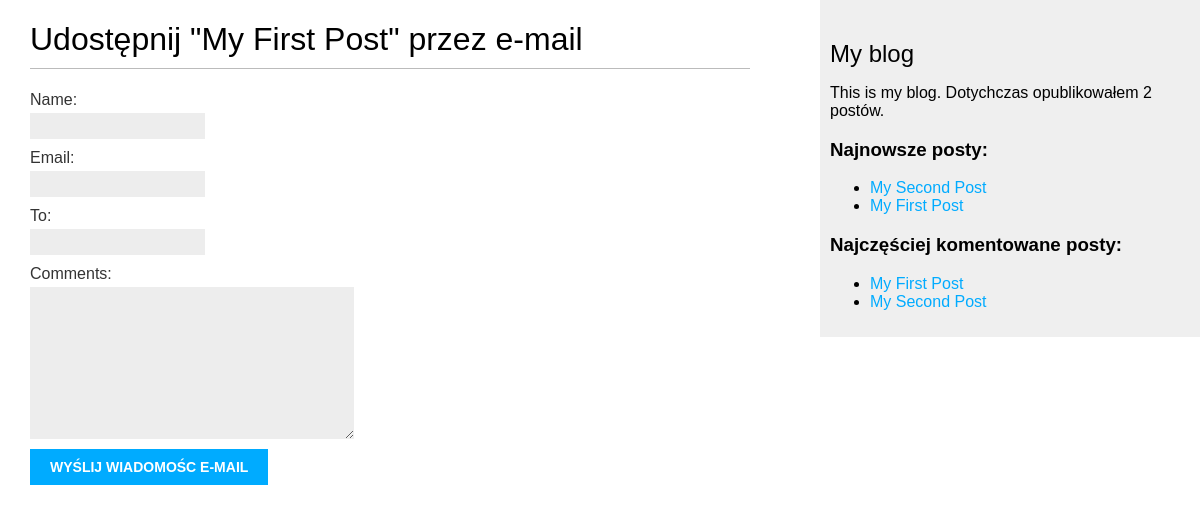
The page /blog/1/share/ on the database as committed earlier.
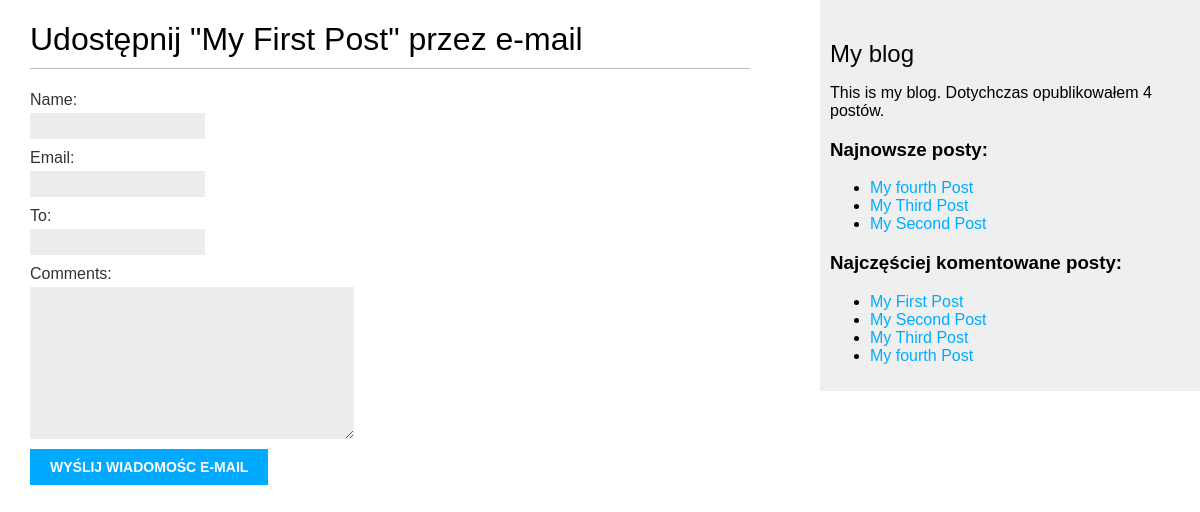
The same page on the database as committed later.
### blog/models.py (models this page shows, shortened)
class Post(models.Model):
    STATUS_CHOICES = (
        ('draft', 'Draft'),
        ('published', 'Published'),
    )
    title = models.CharField(max_length=250)
    slug = models.SlugField(max_length=250,
                            unique_for_date='publish')
    author = models.ForeignKey(User,
                              on_delete=models.CASCADE,
                              related_name='blog_posts')
    body = models.TextField()
    publish = models.DateTimeField(default=timezone.now)
    created = models.DateTimeField(auto_now_add=True)
    updated = models.DateTimeField(auto_now=True)
    status = models.CharField(max_length=10,
                              choices=STATUS_CHOICES,
                              default='draft')
    tags = TaggableManager()
    objects = models.Manager() # The default manager.
    published = PublishedManager() # Our custom manager.
    class Meta:
        ordering = ('-publish',)
    def get_absolute_url(self):
        return reverse('blog:post_detail',
                       args=[self.publish.year,
                             self.publish.month,
                             self.publish.day, self.slug])

### blog/views.py (the view)
# urls.py: path('<int:post_id>/share/', views.post_share, name='post_share'),
def post_share(request, post_id):
    post = get_object_or_404(Post, id=post_id, status='published')
    sent = False
    if request.method == 'POST':
        form = EmailPostForm(request.POST)
        if form.is_valid():
            cd = form.cleaned_data
            post_url = request.build_absolute_uri(post.get_absolute_url())
            subject = '{} ({}) zachęca do przeczytania "{}"'.format(cd['name'],
                                                                    cd['email'],
                                                                    post.title)
            message = 'Przeczytaj post "{}" na stronie {}\n\n \
                       Komentarz dodany przez {}: {}'.format(
                           post.title, post_url, cd['name'], cd['comments'])
            send_mail(subject, message, 'admin@mylog.com', [cd['to']])
            sent = True
    else:
        form = EmailPostForm()
    return render(request, 'blog/post/share.html', {
        'post': post,
        'form': form,
        'sent': sent
    })

### blog/forms.py
class EmailPostForm(forms.Form):
    name = forms.CharField(max_length=25)
    email = forms.EmailField()
    to = forms.EmailField()
    comments = forms.CharField(required=False, widget=forms.Textarea)

### blog/models.py (called while the page is built)
    def get_queryset(self):
        return super(PublishedManager, self).get_queryset().filter(status='published')

### blog/templatetags/blog_tags.py (called while the page is built)
@register.simple_tag
def get_most_commented_posts(count=5):
    return Post.published.annotate(total_comments=Count('comments')).order_by('-total_comments')[:count]

@register.simple_tag
def total_posts():
    return Post.published.count()

@register.inclusion_tag('blog/post/latest_posts.html')
def show_latest_posts(count=3):
    latest_posts = Post.published.order_by('-publish')[:count]
    return {'latest_posts': latest_posts}

### blog/templates/blog/post/share.html (shortened to what this page needs)
{% extends 'blog/base.html' %}
{% block content %}
    {% if sent %}
        <h1>Wiadomośc e-mail została wysłana.</h1>
        <p>
            Wysłanie posta "{{ post.title }}" do {{ form.cleaned_data.to }} zakończyło się sukcesem.
        </p>
    {% else %}
        <h1>Udostępnij "{{ post.title }}" przez e-mail</h1>
        <form action="." method="post">
            {{ form.as_p }}
            <input type="submit" value="Wyślij wiadomośc e-mail">
        </form>
    {% endif %}
{% endblock content %}

### blog/templates/blog/base.html (shortened to what this page needs)
{% load blog_tags %}
{% load static %}
<!DOCTYPE html>
<html>
<head>
  <link href="{% static "css/blog.css" %}" rel="stylesheet">
</head>
<body>
  <div id="content">
    {% block content %}
    {% endblock %}
  </div>
  <div id="sidebar">
    <h2>My blog</h2>
    <p>This is my blog. Dotychczas opublikowałem {% total_posts %} postów. </p>
    <h3>Najnowsze posty:</h3>
    {% show_latest_posts 3 %}
    <h3>Najczęściej komentowane posty:</h3>
    {% get_most_commented_posts as most_commented_posts %}
    <ul>
      {% for post in most_commented_posts %}
        <li>
          <a href="{{ post.get_absolute_url }}">{{ post.title }}</a>
        </li>
      {% endfor %}
    </ul>
  </div>
</body>
</html>

### blog/templates/blog/post/latest_posts.html
<ul>
    {% for post in latest_posts %}
        <li>
            <a href="{{ post.get_absolute.url }}">{{ post.title }}</a>
        </li>
    {% endfor %}
</ul>

Rows that differ between the two databases and show on the page:
no longer on one of the page's lists (row unchanged): Post: title "My First Post"
added Post: title "My fourth Post"
added Post: title "My Third Post"
Other text that changed with them:
text no longer shown: "2"
text now shown: "4"
